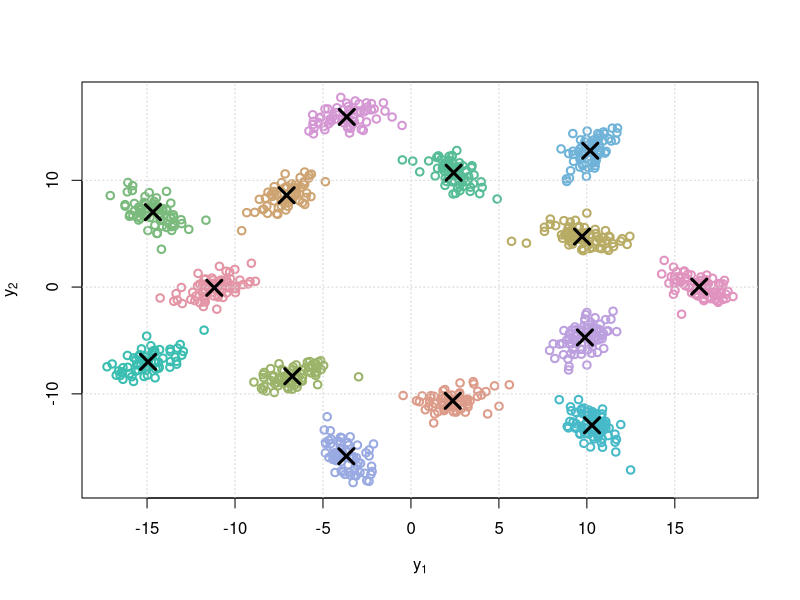

Here is the R script that generated this plot:
##################################################################
##                      Wreath Data Figure                      ##
##################################################################

# Load libraries
library(mclust)
library(colorspace)

# Load wreath data
data(wreath)

# Set a random seed (in case one is needed)
set.seed(20190129)

# Fit the Mclust model
MC <- Mclust(wreath, G = 14, modeNames = 'VVV')

# Open a plot device
pdf(file='./Wreath.pdf',width=6,height=6,paper='special') 

# Plot the data colored by the subpopulations
plot(wreath,col=rainbow_hcl(14)[MC$classification],
     xlab=expression(y[1]),ylab=expression(y[2]), lwd = 2)
grid()

# Plot subpopulation means
points(MC$parameters$mean[1,],MC$parameters$mean[2,],
       pch=4,cex=2,lwd=3)

# Close plot device
dev.off()
